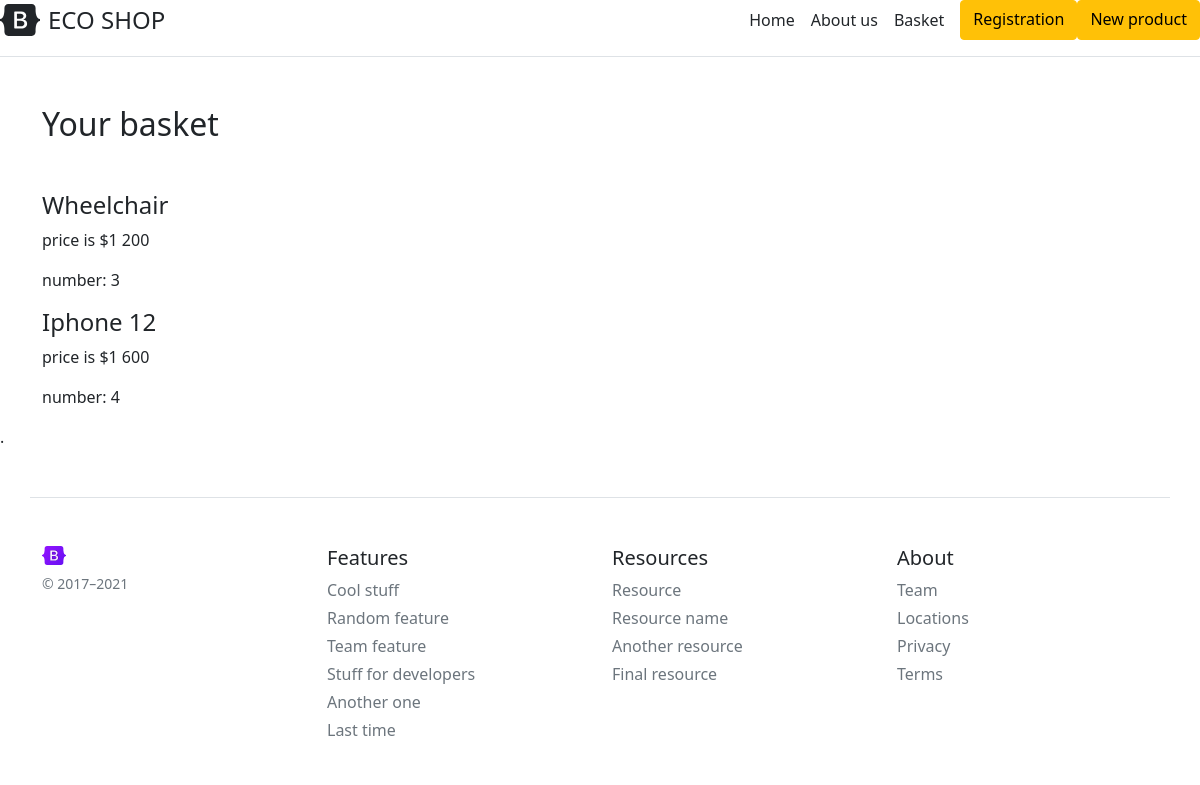
/basket/1, run on an earlier commit of the app's database.
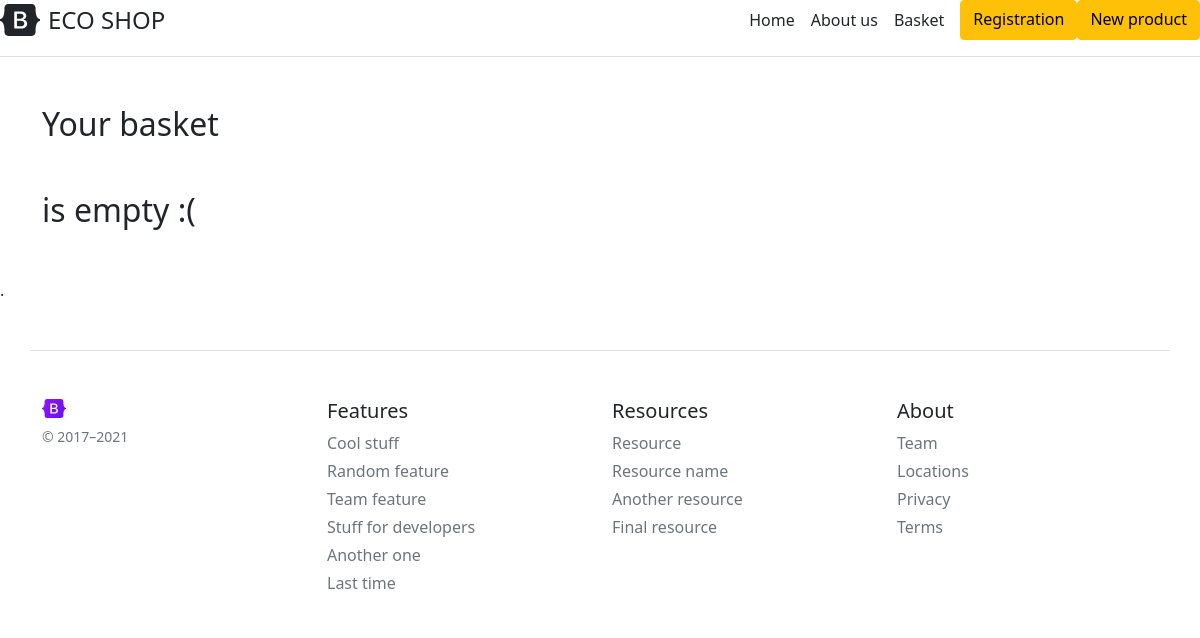
And on a later commit of the database.
### app.py (models this page shows, shortened)
class ProductsDB(db.Model):
    __tablename__ = 'productsdb'
    id = db.Column(db.Integer, primary_key=True)
    name = db.Column(db.String(100), nullable=False)
    description = db.Column(db.Text, nullable=False)
    price = db.Column(db.Integer, nullable=False)
    product = db.relationship('OrdersDB', backref='product')
    def __repr__(self):
        return '<ProductsDB %r>' % self.name

class OrdersDB(db.Model):
    __tablename__ = 'orderdb'
    id = db.Column(db.Integer, primary_key=True)
    costumer_id = db.Column(db.Integer, db.ForeignKey('costumersdb.id'))
    product_id = db.Column(db.Integer, db.ForeignKey('productsdb.id'))
    date = db.Column(db.DateTime, nullable=False, default=datetime.utcnow)
    number = db.Column(db.Integer, default=1)

### app.py (the view)
@app.route("/basket/<int:costumer_id>")
def basket(costumer_id):
    orders = OrdersDB.query.filter_by(costumer_id=costumer_id).all()
    products = []
    for i in orders:
        products.append(ProductsDB.query.filter_by(id=i.product_id).first())
        print(products)
    return render_template("basket.html", products=products, orders=orders, costumer_id=costumer_id)

### templates/basket.html (shortened to what this page needs)
{% extends 'base.html' %}
{% block basket %}
<a class="me-3 py-2 text-dark text-decoration-none" href="/basket/{{ costumer_id }}">Basket</a>
{% endblock basket %}
{% block body %}
<h2 class="my-5 container">Your basket</h2>
{% if products|length > 0 %}
    <div class="container mt-5">
        {%for product in products%}
            <h4>{{ product.name }}</h4>
            <p>price is ${{ product.price }}</p>
            {%for ord in orders%}
                {%if product.id == ord.product_id%}
                    <p>number: {{ ord.number }}</p>
                {%endif%}
            {% endfor %}
        {% endfor %}
    </div>
{% else %}
    <h2 class="my-5 container">is empty :(</h2>
{% endif %}
{% endblock body %}

### templates/base.html (shortened to what this page needs)
<!doctype html>
<html lang="ru">
<head>
    <link href="https://cdn.jsdelivr.net/npm/bootstrap@5.0.0-beta3/dist/css/bootstrap.min.css" rel="stylesheet">    <title>{% block title %}{% endblock title %}</title>
    <link rel="stylesheet" href="{{ url_for('static', filename='css/main.css') }}">
</head>
<body>
<header class="d-flex flex-column flex-md-row align-items-center pb-3 mb-4 border-bottom">
    <a href="/" class="d-flex align-items-center text-dark text-decoration-none">
      <span class="fs-4">ECO SHOP</span>
    </a>
    <nav class="d-inline-flex mt-2 mt-md-0 ms-md-auto">
      <a class="me-3 py-2 text-dark text-decoration-none" href="/">Home</a>
      <a class="me-3 py-2 text-dark text-decoration-none" href="/about">About us</a>
      {% block basket%}{% endblock basket%}
      <a class="btn btn-warning" href="/reg">Registration</a>
      <a class="btn btn-warning" href="/add-product">New product</a>
    </nav>
</header>
    {% block body %}{% endblock body %}.
<footer class="container pt-4 my-md-5 pt-md-5 border-top">
    <div class="row">
      <div class="col-12 col-md">
        <img class="mb-2" src="/static/img/bootstrap-logo.svg" alt="" width="24" height="19">
        <small class="d-block mb-3 text-muted">© 2017–2021</small>
      </div>
      <div class="col-6 col-md">
        <h5>Features</h5>
        <ul class="list-unstyled text-small">
          <li class="mb-1"><a class="link-secondary text-decoration-none" href="#">Cool stuff</a></li>
          <li class="mb-1"><a class="link-secondary text-decoration-none" href="#">Random feature</a></li>
          <li class="mb-1"><a class="link-secondary text-decoration-none" href="#">Team feature</a></li>
          <li class="mb-1"><a class="link-secondary text-decoration-none" href="#">Stuff for developers</a></li>
          <li class="mb-1"><a class="link-secondary text-decoration-none" href="#">Another one</a></li>
          <li class="mb-1"><a class="link-secondary text-decoration-none" href="#">Last time</a></li>
        </ul>
      </div>
      <div class="col-6 col-md">
        <h5>Resources</h5>
        <ul class="list-unstyled text-small">
          <li class="mb-1"><a class="link-secondary text-decoration-none" href="#">Resource</a></li>
          <li class="mb-1"><a class="link-secondary text-decoration-none" href="#">Resource name</a></li>
          <li class="mb-1"><a class="link-secondary text-decoration-none" href="#">Another resource</a></li>
          <li class="mb-1"><a class="link-secondary text-decoration-none" href="#">Final resource</a></li>
        </ul>
      </div>
      <div class="col-6 col-md">
        <h5>About</h5>
        <ul class="list-unstyled text-small">
          <li class="mb-1"><a class="link-secondary text-decoration-none" href="#">Team</a></li>
          <li class="mb-1"><a class="link-secondary text-decoration-none" href="#">Locations</a></li>
          <li class="mb-1"><a class="link-secondary text-decoration-none" href="#">Privacy</a></li>
          <li class="mb-1"><a class="link-secondary text-decoration-none" href="#">Terms</a></li>
        </ul>
      </div>
    </div>
</footer>
</body>
</html>

What changed in the data, as far as the page shows it:
no longer on this page (row unchanged): ProductsDB: name "Wheelchair", price "1 200"
removed OrdersDB: number "3", shown under "Wheelchair"
no longer on this page (row unchanged): ProductsDB: name "Iphone 12", price "1 600"
removed OrdersDB: number "4", shown under "Iphone 12"
Also different on the page:
text now shown: "is empty :("
